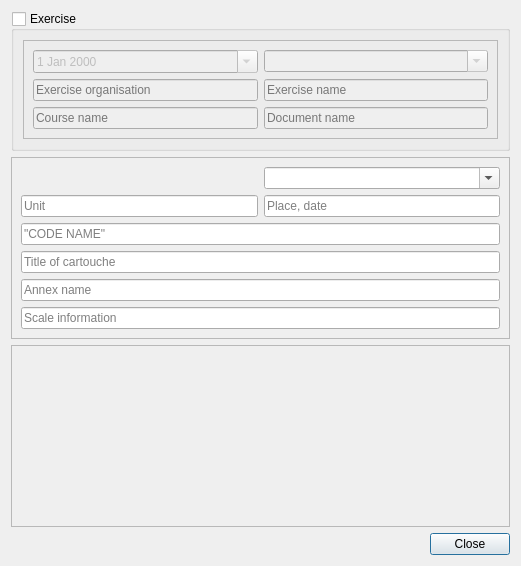
<?xml version="1.0" encoding="UTF-8"?>
<ui version="4.0">
 <class>CartoucheDialog</class>
 <widget class="QDialog" name="CartoucheDialog">
  <property name="windowModality">
   <enum>Qt::ApplicationModal</enum>
  </property>
  <property name="geometry">
   <rect>
    <x>0</x>
    <y>0</y>
    <width>521</width>
    <height>566</height>
   </rect>
  </property>
  <property name="windowTitle">
   <string>Map Cartouche</string>
  </property>
  <layout class="QGridLayout" name="gridLayout">
   <item row="17" column="0">
    <widget class="QGraphicsView" name="mapcartoucheView">
     <property name="enabled">
      <bool>false</bool>
     </property>
     <property name="verticalScrollBarPolicy">
      <enum>Qt::ScrollBarAlwaysOff</enum>
     </property>
     <property name="horizontalScrollBarPolicy">
      <enum>Qt::ScrollBarAlwaysOff</enum>
     </property>
    </widget>
   </item>
   <item row="0" column="0">
    <widget class="QGroupBox" name="exerciseGroupBox">
     <property name="title">
      <string>Exercise</string>
     </property>
     <property name="checkable">
      <bool>true</bool>
     </property>
     <property name="checked">
      <bool>false</bool>
     </property>
     <layout class="QHBoxLayout" name="horizontalLayout_2">
      <item>
       <widget class="QFrame" name="frame">
        <property name="frameShape">
         <enum>QFrame::StyledPanel</enum>
        </property>
        <property name="frameShadow">
         <enum>QFrame::Raised</enum>
        </property>
        <layout class="QGridLayout" name="gridLayout_3">
         <item row="1" column="0">
          <widget class="QDateEdit" name="exercisedateLE">
           <property name="calendarPopup">
            <bool>true</bool>
           </property>
          </widget>
         </item>
         <item row="3" column="0">
          <widget class="QLineEdit" name="coursetitleLE">
           <property name="placeholderText">
            <string>Course name</string>
           </property>
          </widget>
         </item>
         <item row="2" column="2">
          <widget class="QLineEdit" name="exercisetitleLE">
           <property name="placeholderText">
            <string>Exercise name</string>
           </property>
          </widget>
         </item>
         <item row="3" column="2">
          <widget class="QLineEdit" name="documenttitleLE">
           <property name="placeholderText">
            <string>Document name</string>
           </property>
          </widget>
         </item>
         <item row="1" column="2">
          <widget class="QComboBox" name="classification1">
           <property name="editable">
            <bool>true</bool>
           </property>
           <property name="currentIndex">
            <number>-1</number>
           </property>
           <item>
            <property name="text">
             <string>RESTRICTED</string>
            </property>
           </item>
           <item>
            <property name="text">
             <string>CONFIDENTIAL</string>
            </property>
           </item>
           <item>
            <property name="text">
             <string>SECRET</string>
            </property>
           </item>
          </widget>
         </item>
         <item row="2" column="0">
          <widget class="QLineEdit" name="exerciseorganisationLE">
           <property name="placeholderText">
            <string>Exercise organisation</string>
           </property>
          </widget>
         </item>
        </layout>
       </widget>
      </item>
     </layout>
    </widget>
   </item>
   <item row="18" column="0">
    <widget class="QDialogButtonBox" name="buttonBox">
     <property name="orientation">
      <enum>Qt::Horizontal</enum>
     </property>
     <property name="standardButtons">
      <set>QDialogButtonBox::Close</set>
     </property>
    </widget>
   </item>
   <item row="1" column="0">
    <widget class="QFrame" name="frame_2">
     <property name="frameShape">
      <enum>QFrame::StyledPanel</enum>
     </property>
     <property name="frameShadow">
      <enum>QFrame::Raised</enum>
     </property>
     <layout class="QGridLayout" name="gridLayout_4">
      <item row="5" column="0" colspan="2">
       <widget class="QLineEdit" name="supplementtitleLE">
        <property name="placeholderText">
         <string>Annex name</string>
        </property>
       </widget>
      </item>
      <item row="4" column="0" colspan="2">
       <widget class="QLineEdit" name="cartouchecircumscriptionLE">
        <property name="placeholderText">
         <string>Title of cartouche</string>
        </property>
       </widget>
      </item>
      <item row="0" column="1">
       <widget class="QComboBox" name="classification2">
        <property name="editable">
         <bool>true</bool>
        </property>
        <property name="currentIndex">
         <number>-1</number>
        </property>
        <item>
         <property name="text">
          <string>RESTRICTED</string>
         </property>
        </item>
        <item>
         <property name="text">
          <string>CONFIDENTIAL</string>
         </property>
        </item>
        <item>
         <property name="text">
          <string>SECRET</string>
         </property>
        </item>
       </widget>
      </item>
      <item row="3" column="0">
       <layout class="QHBoxLayout" name="horizontalLayout_4"/>
      </item>
      <item row="7" column="0">
       <layout class="QHBoxLayout" name="horizontalLayout_5"/>
      </item>
      <item row="1" column="1">
       <widget class="QLineEdit" name="placedateLE">
        <property name="placeholderText">
         <string>Place, date</string>
        </property>
       </widget>
      </item>
      <item row="2" column="0" colspan="2">
       <widget class="QLineEdit" name="codenameLE">
        <property name="placeholderText">
         <string>&quot;CODE NAME&quot;</string>
        </property>
       </widget>
      </item>
      <item row="1" column="0">
       <widget class="QLineEdit" name="troopstitleLE">
        <property name="placeholderText">
         <string>Unit</string>
        </property>
       </widget>
      </item>
      <item row="6" column="0" colspan="2">
       <widget class="QLineEdit" name="scaletitleLE">
        <property name="inputMask">
         <string/>
        </property>
        <property name="placeholderText">
         <string>Scale information</string>
        </property>
       </widget>
      </item>
     </layout>
    </widget>
   </item>
  </layout>
 </widget>
 <tabstops>
  <tabstop>exerciseGroupBox</tabstop>
  <tabstop>exercisedateLE</tabstop>
  <tabstop>classification1</tabstop>
  <tabstop>exerciseorganisationLE</tabstop>
  <tabstop>exercisetitleLE</tabstop>
  <tabstop>coursetitleLE</tabstop>
  <tabstop>documenttitleLE</tabstop>
  <tabstop>classification2</tabstop>
  <tabstop>placedateLE</tabstop>
  <tabstop>codenameLE</tabstop>
  <tabstop>cartouchecircumscriptionLE</tabstop>
  <tabstop>supplementtitleLE</tabstop>
  <tabstop>scaletitleLE</tabstop>
  <tabstop>mapcartoucheView</tabstop>
  <tabstop>buttonBox</tabstop>
 </tabstops>
 <resources/>
 <connections>
  <connection>
   <sender>buttonBox</sender>
   <signal>accepted()</signal>
   <receiver>CartoucheDialog</receiver>
   <slot>accept()</slot>
   <hints>
    <hint type="sourcelabel">
     <x>248</x>
     <y>254</y>
    </hint>
    <hint type="destinationlabel">
     <x>157</x>
     <y>274</y>
    </hint>
   </hints>
  </connection>
  <connection>
   <sender>buttonBox</sender>
   <signal>rejected()</signal>
   <receiver>CartoucheDialog</receiver>
   <slot>reject()</slot>
   <hints>
    <hint type="sourcelabel">
     <x>316</x>
     <y>260</y>
    </hint>
    <hint type="destinationlabel">
     <x>286</x>
     <y>274</y>
    </hint>
   </hints>
  </connection>
 </connections>
</ui>
